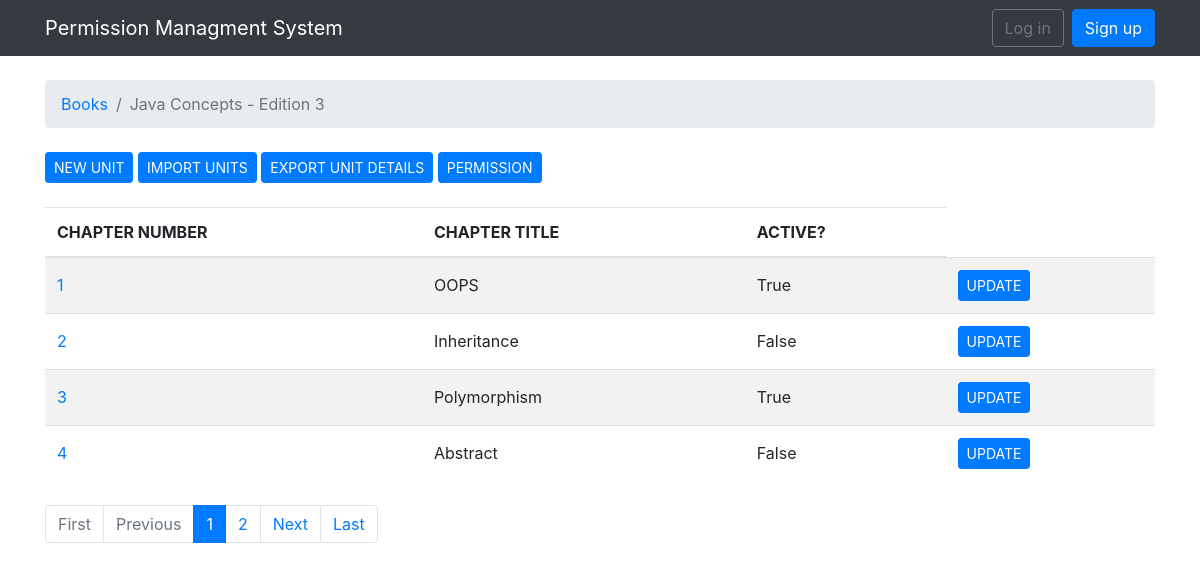
The app's page /books/17/, older data.
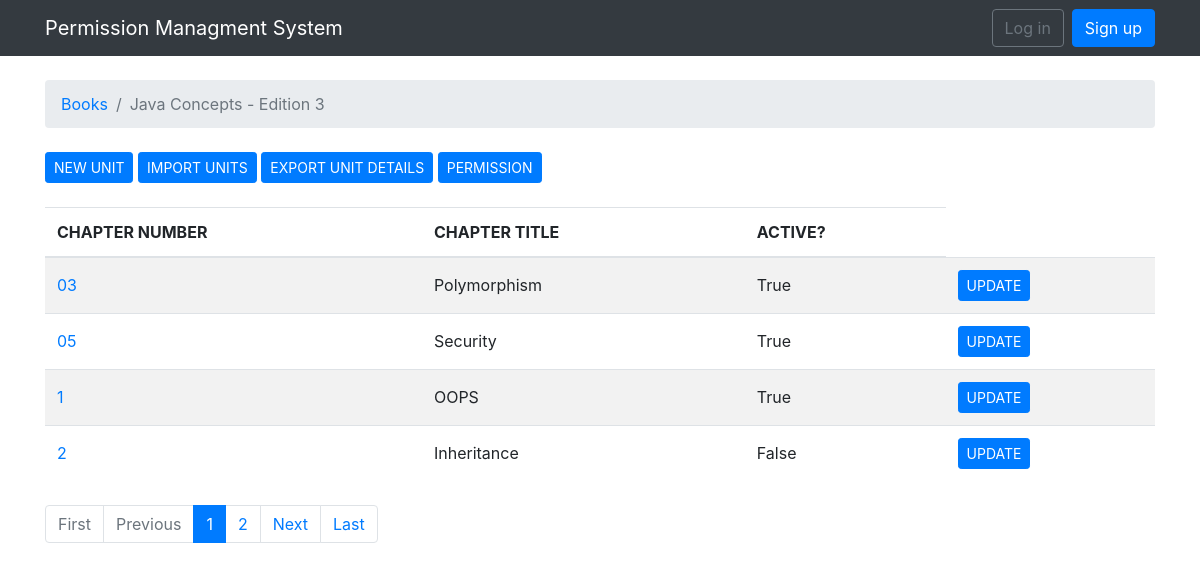
The same page, newer data.
### permissions/models.py (models this page shows, shortened)
class Unit(models.Model):
    book = models.ForeignKey(Book, null=True, related_name='units', on_delete=models.CASCADE)
    chapter_number = models.CharField(max_length=30)
    chapter_title = models.CharField(max_length=100)
    active = models.BooleanField()

### permissions/views.py (the view)
# urls.py: url(r'^books/(?P<pk>\d+)/$', views.UnitsListView.as_view(), name='book_units'),
class UnitsListView(ListView):
    model = Unit
    context_object_name = 'units'
    paginate_by = 4
    template_name = 'units.html'
    def get_context_data(self, **kwargs):
        kwargs['book'] = self.book
        return super().get_context_data(**kwargs)
    def get_queryset(self):
        self.book = get_object_or_404(Book, pk=self.kwargs.get('pk'))
        queryset = self.book.units.order_by('chapter_number')
        return queryset

### templates/units.html (shortened to what this page needs)
{% extends 'base.html' %}
{% block breadcrumb %}
  <li class="breadcrumb-item"><a href="{% url 'home'%}">Books</a></li>
  <li class="breadcrumb-item active">{{ book.title }}</li>
{% endblock %}
{% block content %}
<div class="mb-4">
    <a href="{% url 'new_unit' book.pk %}" class="btn btn-primary btn-sm">NEW UNIT</a>
    <a href="{% url 'import_units' book.pk%}" class="btn btn-primary btn-sm">IMPORT UNITS</a>
    <a href="{% url 'export_units' book.pk %}" class="btn btn-primary btn-sm">EXPORT UNIT DETAILS</a>
    <a href="{% url 'unit_list' book.pk %}" class="btn btn-primary btn-sm">PERMISSION</a>
</div>
<table class="table table-striped mb-4">
  <thead class="thead-inverse">
    <tr>
      <th>CHAPTER NUMBER</th>
      <th>CHAPTER TITLE</th>
      <th>ACTIVE?</th>
    </tr>
  </thead>
  <tbody>
    {% for unit in units %}
      <tr>
        <td class="align-middle"><a href="{% url 'unit_elements' book.pk unit.pk%}">{{ unit.chapter_number }}</a></td>
        <td class="align-middle">{{ unit.chapter_title }}</td>
        <td class="align-middle">{{ unit.active }}</td>
        <td class="align-middle"><a href="{% url 'edit_unit' unit.book.pk unit.pk%}" class="btn btn-primary btn-sm" role="button">UPDATE</a></td>
      </tr>
    {% endfor %}
  </tbody>
</table>
{% include 'includes/pagination.html' %}
{% endblock %}

Row changes from the older to the newer data that the page shows:
no longer on this page (row unchanged): Unit: chapter_number "4", chapter_title "Abstract", active "False"
changed Unit "Polymorphism": chapter_number "3" → "03"; moves up the list
now on this page (row edited): Unit: chapter_number "05", chapter_title "Security", active "True"
